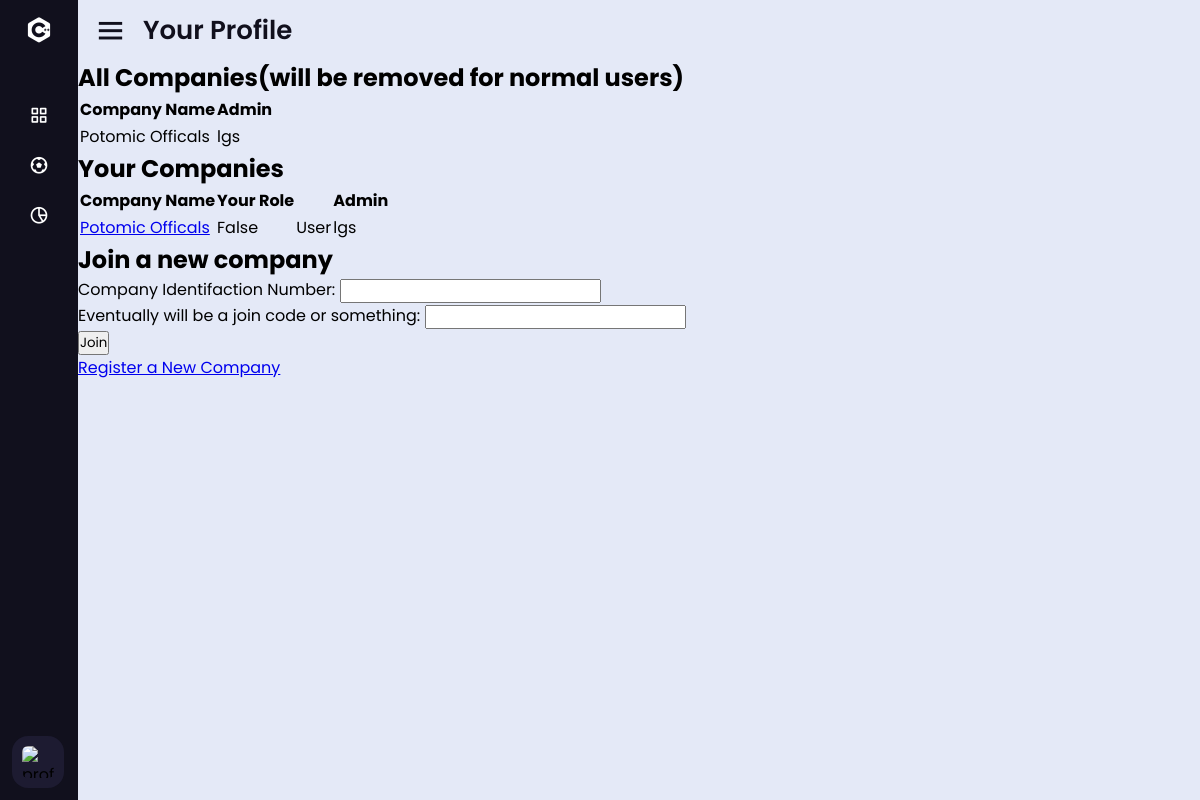
The app's page /profile/companies (signed in) with its own data.
### company/models.py (models this page shows, shortened)
class Company(models.Model):
    name = models.CharField(max_length=255, unique=True)
    leadAdmin = models.ForeignKey(User, on_delete=models.CASCADE)
    accessCode = models.CharField(max_length=5, null=True)

class CompanyMembership(models.Model):
    user = models.ForeignKey(User, on_delete=models.CASCADE)
    company = models.ForeignKey(Company, on_delete=models.CASCADE)
    isAdmin = models.BooleanField(default=False, null=True, blank=True)

### user/models.py (models this page shows)
class User(AbstractUser):
    phone_number = models.CharField(max_length=20, null=True, blank=True)
    payment_id = models.CharField(max_length=255, null=True, blank=True)
    address = models.CharField(max_length=255, null=True, blank=True)

### user/views.py (the view, shortened to what this page needs)
# urls.py: path('companies', views.joinGroup),
@login_required
def joinGroup(request):
    companies = Company.objects.all() # all companies
    usercompanies = CompanyMembership.objects.filter(user=request.user) # all the companies the user is a part of
    return render(request, 'user/companies.html', {'companies': companies, 'usercompanies': usercompanies})

### user/templates/user/companies.html (shortened to what this page needs)
{% extends "user/profilebase.html" %}
{% block main %}
<div>
    <h1>All Companies(will be removed for normal users)</h1>
    <table class="">
        <thead>
             <tr>
                 <th>Company Name</th>
                 <th>Admin</th>
            </tr>
        </thead>
        <tbody>
            {% for company in companies %}
                <tr>
                    <td>{{company.name}}</td>
                    <td>{{company.leadAdmin.username}}</td>
                </tr>
            {% endfor %}
        </tbody>
    </table>
    <h1>Your Companies</h1>
    <table class="">
        <thead>
             <tr>
                 <th>Company Name</th>
                 <th>Your Role<th>
                 <th>Admin</th>
            </tr>
        </thead>
        <tbody>
            {% for company in usercompanies %}
                <tr>
                    <td><a href='/company/{{company.company.id}}/home'>{{company.company.name}}</a></td>
                    <td>{{company.isAdmin}}</td>
                    <td>{% if company.isAdmin %}Staff{% else %}User{% endif %}</td>
                    <td>{{company.company.leadAdmin.username}}</td>
                </tr>
            {% endfor %}
        </tbody>
    </table>
    <h1>Join a new company</h1>
    <div id="joinform">
        <form method="post">
          <label for="id_email">Company Identifaction Number:</label>
          <input type="text" id="companyid" name="companyid" required />
          <br/>
          <label for="joincode">Eventually will be a join code or something:</label>
          <input type="password" id="joincode" name="joincode" required />
          <br/>
          <button type="submit">Join</button>
        </form>
      </div>
      <a href="createcompany">Register a New Company</a>
</div>
{% endblock main %}

### company/static/company/companybase.css (style rules this page uses)
* { margin: 0; padding: 0; box-sizing: border-box; font-family: 'Poppins', sans-serif; }

### records on screen
Company: name "Potomic Officals", leadAdmin.username "lgs"
CompanyMembership: company.name "Potomic Officals", isAdmin "False", shows "User", company.leadAdmin.username "lgs"
